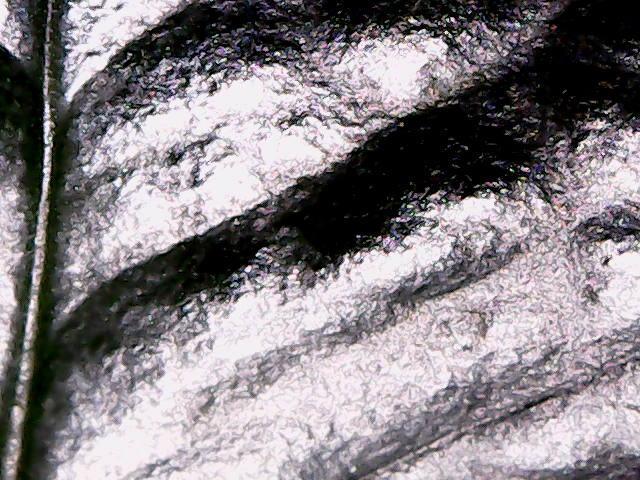
#> input picture app/data/di-3_1-white-specular/H.png, 640 x 480 px
$ python stokes_texture_rgb.py   (Python 2 division)
#> lines starting #> are read from the running program, lines starting #| are printed output that depends on the picture
from __future__ import division

import cv2
import numpy as np
import matplotlib.pyplot as plt

def calculate_stokes(H, V):
    H = H.astype(np.int16)
    V = V.astype(np.int16)

    S1 = (H - V) / (H + V)

    # These represent values that have not been illuminated by the source
    # ie they are the product of masking and shadowing.
    S1[~np.isfinite(S1)] = 0

    return S1

H = cv2.imread('../di-3_1-white-specular/H.png', 1)
#> H is the input picture: shape (480, 640, 3); mean B, G, R 133, 128.8, 134.3
V = cv2.imread('../di-3_1-white-specular/V.png', 1)
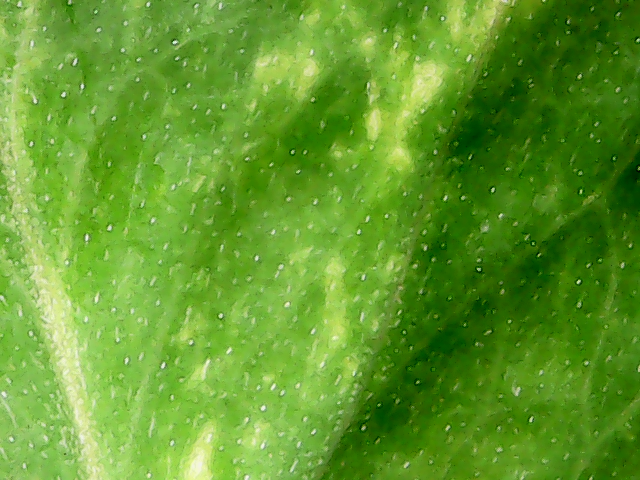
#> input picture app/data/di-3.2-white-diffuse/V.png, 640 x 480 px, found by its file name
#> V is the input picture: shape (480, 640, 3); mean B, G, R 44, 154.2, 98
print H.shape
#| (480, 640, 3)
Hb, Hg, Hr = cv2.split(H)
Vb, Vg, Vr = cv2.split(V)

S1 = calculate_stokes(H, V)
#> in calculate_stokes, `S1 = (H - V) / (H + V)`: S1: shape (480, 640, 3) float64; 1.37% of the values are NaN or infinite; the others: min -1, max 1, mean 0.0528
#> in calculate_stokes, `S1[~np.isfinite(S1)] = 0`:
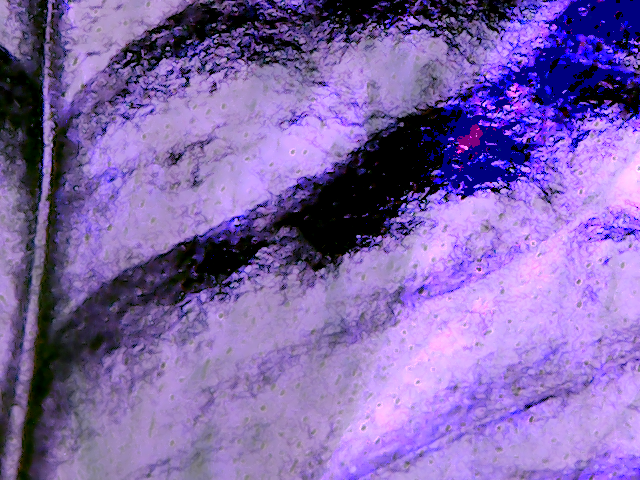
#> S1: shape (480, 640, 3) float64; mean B, G, R 0.351, -0.201, 0.00621; drawn with min black and max white

S1b = calculate_stokes(Hb, Vb)
#> in calculate_stokes (call 2), `S1[~np.isfinite(S1)] = 0`:
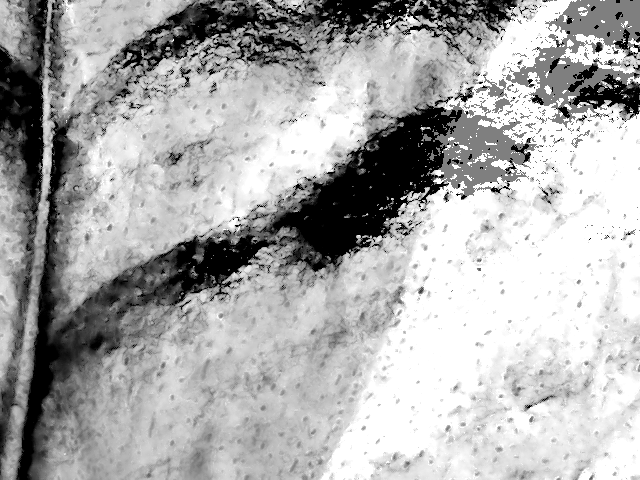
#> S1: shape (480, 640) float64; min -1, max 1, mean 0.351; drawn with min black and max white
S1g = calculate_stokes(Hg, Vg)
S1r = calculate_stokes(Hr, Vr)
#> in calculate_stokes (call 4), `S1[~np.isfinite(S1)] = 0`:
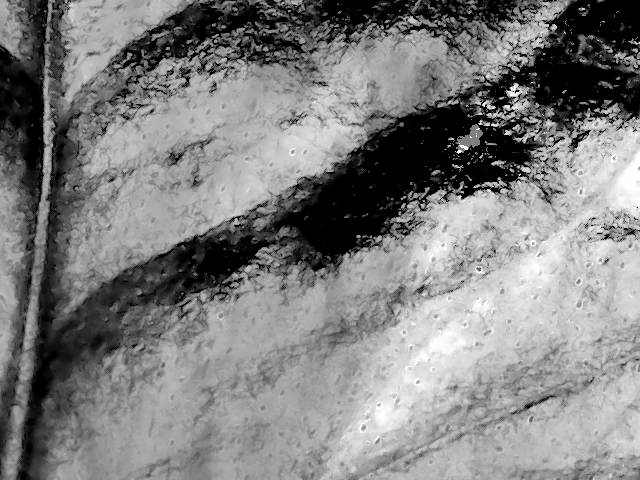
#> S1: shape (480, 640) float64; min -1, max 1, mean 0.00621; drawn with min black and max white

cv2.imshow('S1r', np.abs(S1r))
cv2.imshow('S1g', np.abs(S1g))
cv2.imshow('S1b', np.abs(S1b))
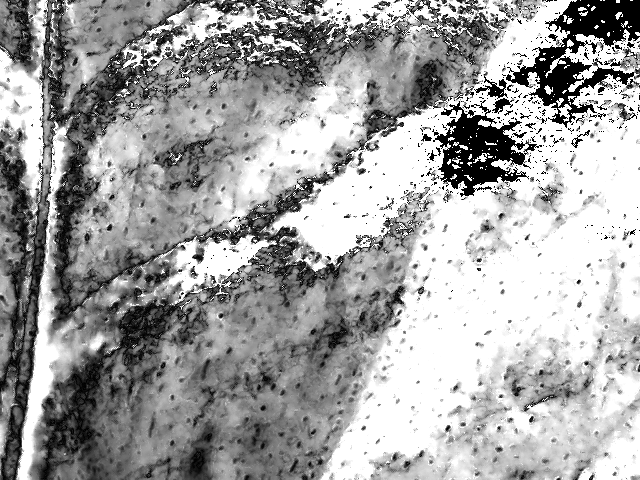
#> window 'S1b': shape (480, 640) float64; min 0, max 1, mean 0.639
# print S1g
print '#####################'
img = np.array(np.abs(np.dstack((S1b, S1g, S1r))))
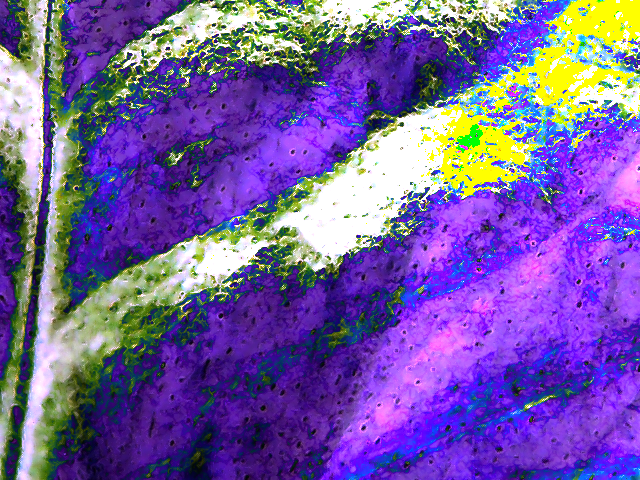
#> img: shape (480, 640, 3) float64; mean B, G, R 0.639, 0.359, 0.46
print img
#> (printed output is left out)

cv2.imshow('S1', np.abs(S1))
# cv2.imwrite('img.png', img * 255)
cv2.waitKey(0)
cv2.destroyAllWindows()
cv2.waitKey(1)


cv2.imshow("S1b", S1b)
cv2.imshow("S1g", S1g)
cv2.imshow("S1r", S1r)

cv2.waitKey(0)
cv2.destroyAllWindows()
print S1b
#> (printed output is left out)
plt.hist(S1.ravel(), bins=np.linspace(-1,1,200))
plt.show()
#> figure, not shown here; tallest bar 91360 high, from x = -1 to -0.99
plt.hist(S1b.ravel(), bins=np.linspace(-1,1,200))
plt.show()
#> figure, not shown here; tallest bar 58693 high, from x = 0.99 to 1
plt.hist(S1g.ravel(), bins=np.linspace(-1,1,200))
plt.show()
#> figure, not shown here; tallest bar 30699 high, from x = -1 to -0.99
plt.hist(S1r.ravel(), bins=np.linspace(-1,1,200))
plt.show()
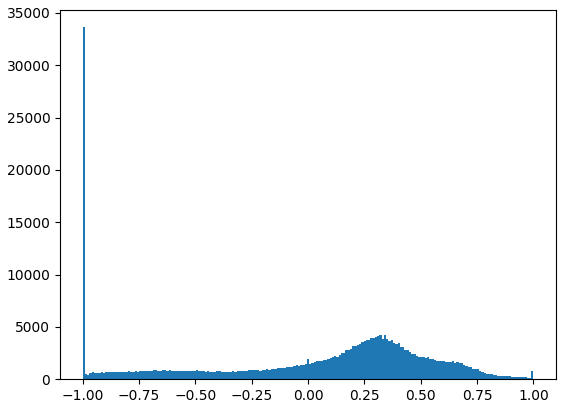
#> figure drawn by matplotlib, 1 panel; tallest bar 33636 high, from x = -1 to -0.99
